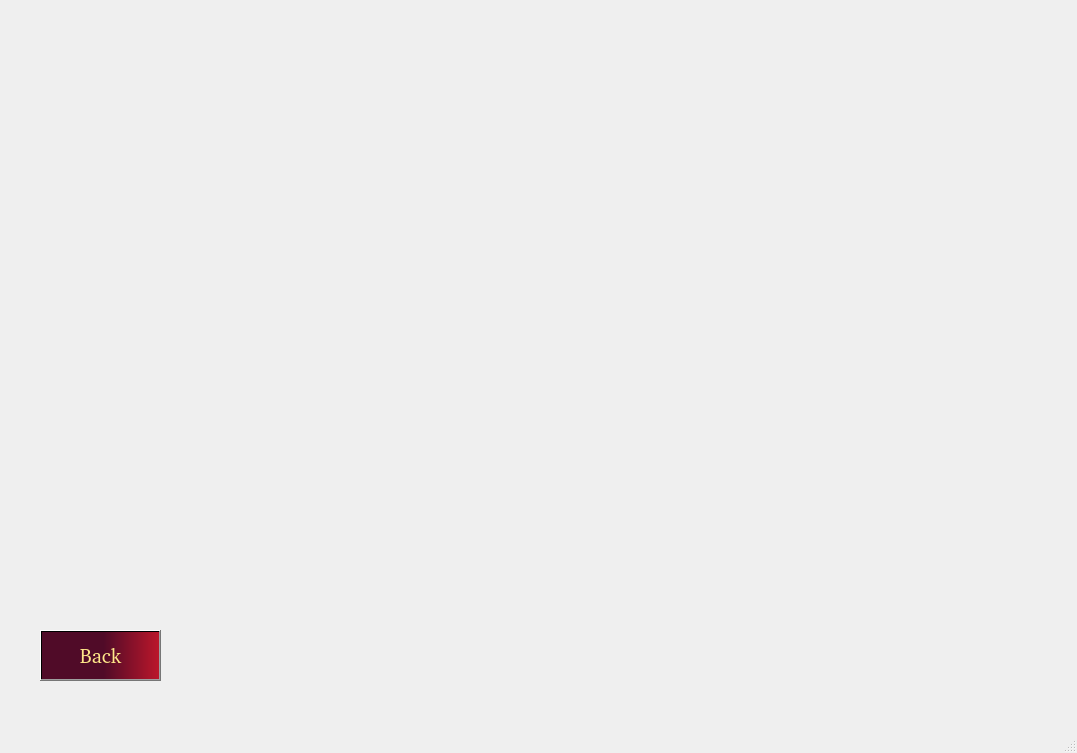
<?xml version="1.0" encoding="UTF-8"?>
<ui version="4.0">
 <class>MainWindow</class>
 <widget class="QMainWindow" name="MainWindow">
  <property name="geometry">
   <rect>
    <x>0</x>
    <y>0</y>
    <width>1077</width>
    <height>753</height>
   </rect>
  </property>
  <property name="windowTitle">
   <string>MainWindow</string>
  </property>
  <widget class="QWidget" name="centralwidget">
   <widget class="QLabel" name="label">
    <property name="geometry">
     <rect>
      <x>0</x>
      <y>0</y>
      <width>1081</width>
      <height>701</height>
     </rect>
    </property>
    <property name="text">
     <string/>
    </property>
    <property name="pixmap">
     <pixmap>../images/aboutus.png</pixmap>
    </property>
    <property name="scaledContents">
     <bool>true</bool>
    </property>
   </widget>
   <widget class="QPushButton" name="pushButtonBack">
    <property name="geometry">
     <rect>
      <x>40</x>
      <y>630</y>
      <width>121</width>
      <height>51</height>
     </rect>
    </property>
    <property name="font">
     <font>
      <family>#9Slide03 SFU Toledo Bold</family>
      <pointsize>15</pointsize>
      <weight>9</weight>
      <italic>false</italic>
      <bold>false</bold>
     </font>
    </property>
    <property name="styleSheet">
     <string notr="true">font: 75 15pt &quot;#9Slide03 SFU Toledo Bold&quot;;
color: rgb(255, 232, 137);
background-color: qlineargradient(spread:pad, x1:0, y1:0, x2:1, y2:0, stop:0.527363 rgba(80, 11, 40, 255), stop:1 rgba(187, 23, 43, 255));</string>
    </property>
    <property name="text">
     <string>Back</string>
    </property>
   </widget>
  </widget>
  <widget class="QMenuBar" name="menubar">
   <property name="geometry">
    <rect>
     <x>0</x>
     <y>0</y>
     <width>1077</width>
     <height>26</height>
    </rect>
   </property>
  </widget>
  <widget class="QStatusBar" name="statusbar"/>
 </widget>
 <resources/>
 <connections/>
</ui>
